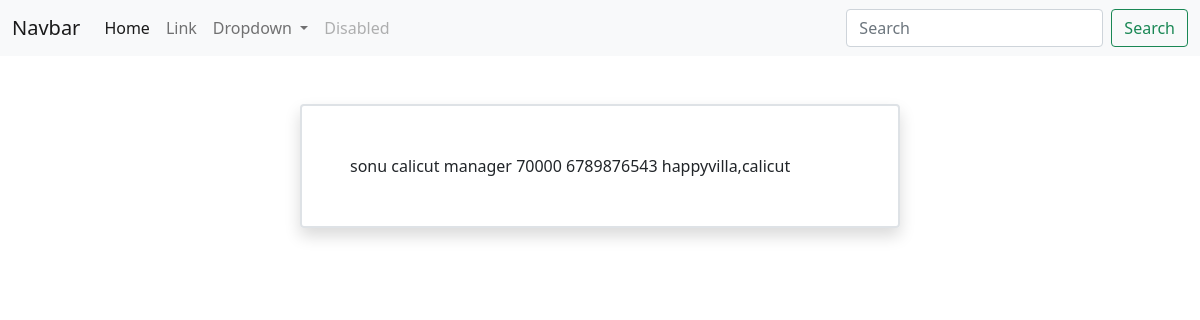
Page /edetail/3 on the committed database.
### myapp/models.py (models this page shows)
class Emplpoyee(models.Model):
    name=models.CharField(max_length=200, null=True)
    designation=models.CharField(max_length=200 ,null=True)
    department=models.CharField(max_length=200 ,null=True)
    salary=models.PositiveIntegerField(null=True)
    contact=models.CharField(max_length=200, null=True)
    address=models.CharField(max_length=200, null=True)

### myapp/views.py (the view)
# urls.py: path('edetail/<int:pk>',views.EmplpoyeeDetailView.as_view(),name="Employee_detail"),
class EmplpoyeeDetailView(View):
    def get(self,request,*args,**kwargs):
        id=kwargs.get("pk")
        qs=Emplpoyee.objects.get(id=id)
        return render(request,"employee_detail.html",{"Employee":qs})

### myapp/templates/employee_detail.html
{%extends 'base.html'%}
{%block main_block%}
    <div class="container border border-2 p-5 w-50 mx-auto mt-5 shadow rounded"">
        {{Employee.name}}
        {{Employee.designation}}
        {{Employee.department}}
        {{Employee.salary}}
        {{Employee.contact}}
        {{Employee.address}}
    </div>
{%endblock%}

### rows in the picture
Emplpoyee: name "sonu", designation "calicut", department "manager", salary "70000", contact "6789876543", address "happyvilla,calicut"
